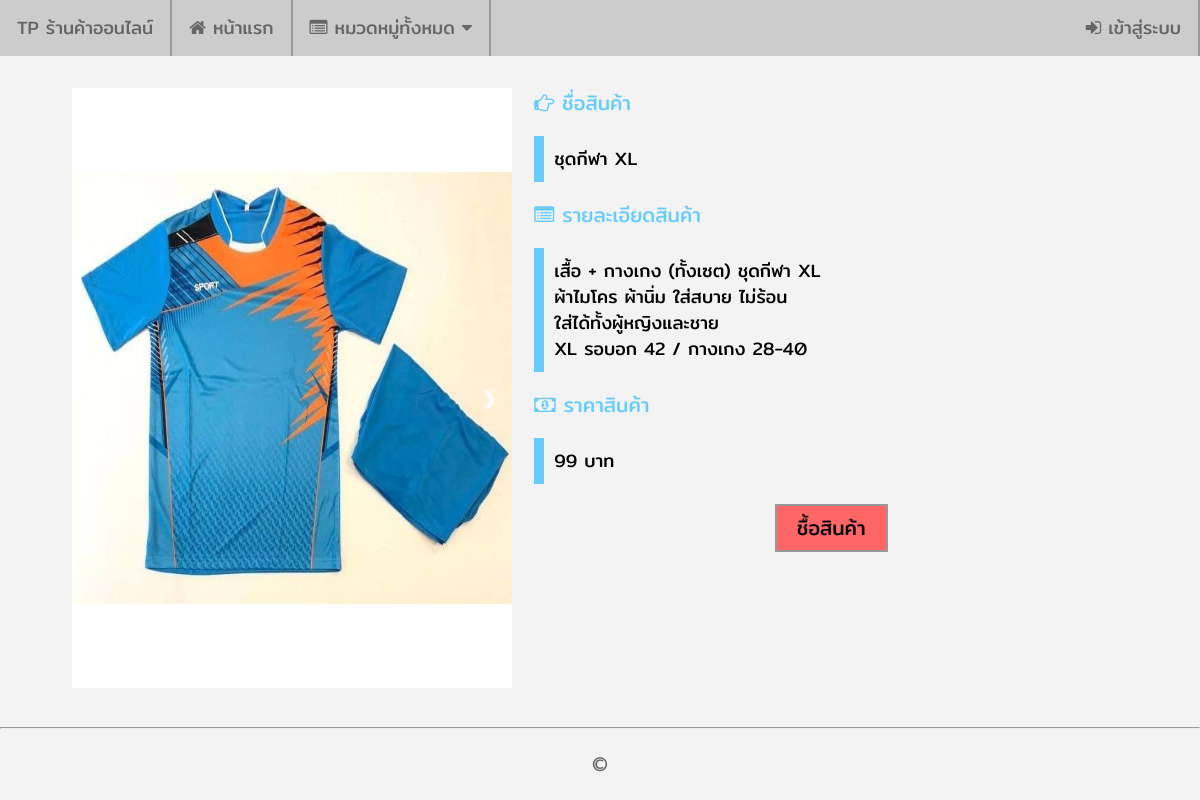
Page /shop_online/product.php?product_code=S04 on the committed database.
### tables this page shows
CREATE TABLE `shop_information` (
  `shop_information_id` int(5) NOT NULL,
  `shop_information_name` varchar(100) NOT NULL,
  `shop_information_email` varchar(100) NOT NULL,
  `shop_information_address` text NOT NULL,
  `shop_information_tel` varchar(10) NOT NULL,
  `shop_information_title` varchar(100) NOT NULL,
  `shop_information_logo` text NOT NULL
);

CREATE TABLE `product` (
  `product_id` int(10) NOT NULL,
  `product_code` varchar(10) NOT NULL,
  `product_name` varchar(200) NOT NULL,
  `product_detail` text NOT NULL,
  `product_img1` text NOT NULL,
  `product_img2` text DEFAULT NULL,
  `product_img3` text DEFAULT NULL,
  `product_img4` text DEFAULT NULL,
  `product_price` int(9) NOT NULL,
  `product_stock` int(6) NOT NULL,
  `category_id` int(10) NOT NULL
);

### shop_online/product.php (the view, shortened to what this page needs)
<?php
    require_once('connections/mysqli.php');
    $strSQL = "SELECT * FROM shop_information";
    $objQuery = mysqli_query($Connection,$strSQL);
    $objResult = mysqli_fetch_array($objQuery,MYSQLI_ASSOC);
    $product_code = null;
    if(isset($_GET["product_code"])){
        $product_code = $_GET["product_code"];
    }
    $strSQL2 = "SELECT * FROM product WHERE product_code = '".$product_code."'";
    $objQuery2 = mysqli_query($Connection,$strSQL2);
    $objResult2 = mysqli_fetch_array($objQuery2,MYSQLI_ASSOC);
?>
<!DOCTYPE html>
<html lang="en">
<head>
  <link rel="stylesheet" href="https://cdnjs.cloudflare.com/ajax/libs/font-awesome/4.7.0/css/font-awesome.min.css">
  <link rel="stylesheet" type="text/css" href="assets/css/body.css">
  <link rel="stylesheet" type="text/css" href="assets/css/navigationbar.css">
  <link rel="stylesheet" type="text/css" href="assets/css/shop.css">
</head>
<body>
  <?php include 'includes/navbar.php';?>
  <div class="shop_div_3">
    <table width="90%" align="center" cellpadding="10">
      <tr>
        <td width="30%" valign="top">
          <div class="slideshow-container">
            <?php
            if ($objResult2["product_img1"] != NULL) {
            ?>
            <div class="mySlides fade">
              <img src="images/product/<?php echo $objResult2["product_img1"];?>" style="width:100%" height="600px">
            </div>
            <?php
            }
            ?>
            <a class="prev" onclick="plusSlides(-1)">&#10094;</a>
            <a class="next" onclick="plusSlides(1)">&#10095;</a>
          </div>
        </td>
        <td width="40%" valign="top">
          <span class="shop_span_3"><i class="fa fa-hand-o-right"></i> ชื่อสินค้า</span>
          <p class="shop_p_1"><?php echo $objResult2["product_name"]; ?></p>
          <span class="shop_span_3"><i class="fa fa-list-alt"></i> รายละเอียดสินค้า</span>
          <p class="shop_p_1"><?php echo nl2br($objResult2["product_detail"]); ?></p>
          <span class="shop_span_3"><i class="fa fa-money"></i> ราคาสินค้า</span>
          <p class="shop_p_1"><?php echo $objResult2["product_price"];?> บาท</p>
          <div class="shop_div_4">
            <a href="product_order.php?product_id=<?php echo $objResult2["product_id"];?>"><button class="shop_button_1">ชื้อสินค้า</button></a>
          </div>
        </td>
      </tr>
    </table>
  </div>
  <hr>
  <?php include 'includes/footer.php';?>
</body>
</html>

### shop_online/includes/navbar.php (shortened to what this page needs)
<ul>
  <li><a><?php echo $objResult['shop_information_name']; ?></a></li>
  <li><a href="index.php"><i class="fa fa-home"></i> หน้าแรก</a></li>
  <li class="dropdown">
    <a href="javascript:void(0)" class="dropbtn"><i class="fa fa-list-alt"></i> หมวดหมู่ทั้งหมด <i class="fa fa-caret-down"></i></a>
  </li>
  <?php
  if ($_SESSION == NULL) {
  ?>
  <li style="float:right"><a href="login.php"><i class="fa fa-sign-in"></i> เข้าสู่ระบบ</a></li>
  <?php
  }
  ?>
</ul>

### shop_online/assets/css/body.css (style rules this page uses)
body { font-family: mitrregular; background-color: #f3f3f3; margin-left: 0px; margin-top: 0px; margin-right: 0px; margin-bottom: 0px; }

### shop_online/assets/css/navigationbar.css (style rules this page uses)
ul { list-style-type: none; margin: 0; padding: 0; overflow: hidden; background-color: #CCC; }
li { float: left; border-right: 2px solid #999; }
li a { display: block; color: #666; text-align: center; padding: 15px 17px; text-decoration: none; font-size: 18px; }
li.dropdown { display: inline-block; }

### shop_online/assets/css/shop.css (style rules this page uses)
div.shop_div_3 { display: block; margin: auto; margin-top: 20px; margin-bottom: 20px; }
div.shop_div_4 { display: block; margin: auto; margin-top: 20px; text-align: center; }
span.shop_span_3 { display: block; color: #66CCFF; font-size: 20px; }
p.shop_p_1 { border-left: 10px solid #6CF; padding: 10px; font-size: 18px; }
button.shop_button_1 { font-family: mitrregular; background-color: #F66; border: 2px solid #999; color: #000; padding: 7px 20px; text-align: center; text-decoration: none; font-size: 20px; -webkit-transition-duration: 0.4s; transition-duration: 0.4s; cursor: pointer; }

### shop_online/product.php (style rules this page uses)
.slideshow-container { position: relative; }
.prev, .next { cursor: pointer; position: absolute; top: 50%; width: auto; padding: 16px; margin-top: -22px; color: white; font-weight: bold; font-size: 18px; transition: 0.6s ease; border-radius: 0 3px 3px 0; user-select: none; }
.next { right: 0; border-radius: 3px 0 0 3px; }
.fade { -webkit-animation-name: fade; -webkit-animation-duration: 1.5s; animation-name: fade; animation-duration: 1.5s; }

### rows in the picture
shop_information: shop_information_name "TP ร้านค้าออนไลน์"
product: product_img1 (picture), product_name "ชุดกีฬา XL", product_detail "เสื้อ + กางเกง (ทั้งเซต) ชุดกีฬา XL ผ้าไมโคร ผ้านิ่ม ใส่สบาย ไม่ร้อน ใส่ได้ทั้งผู้หญิงและชาย XL รอบอก 42 / กางเกง 28-40", product_price "99"
